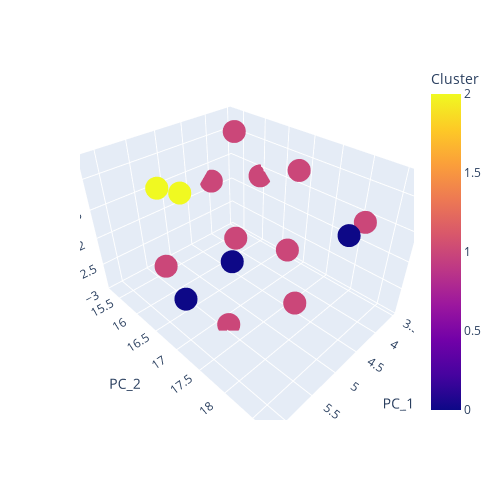

The notebook cell this image was saved under:
### Code cell
# reshape the dataframe for dimensionality reduction
clusters_t_scaled = ts.reshape_df(clusters, ts_settings, scale= True)

# perform dimensionality reduction and plot the clustered data with labels
ts.plot_UMAP(clusters_t_scaled, clusters, ts_settings)

### Figure 1 — Plotly figure (JSON) as saved in the notebook; plotly's stock layout.template omitted (floating-point values rounded to 4 significant figures)
{"data": [{"customdata": [[1], [0], [1], [2], [0], [1], [1], [0], [1], [1], [1], [1], [1], [2], [1]], "hoverlabel": {"namelength": 0}, "hovertemplate": "PC_1=%{x}<br>PC_2=%{y}<br>PC_3=%{z}<br>Cluster=%{marker.color}", "legendgroup": "", "marker": {"color": [1, 0, 1, 2, 0, 1, 1, 0, 1, 1, 1, 1, 1, 2, 1], "coloraxis": "coloraxis", "symbol": "circle"}, "mode": "markers", "name": "", "scene": "scene", "showlegend": false, "type": "scatter3d", "x": [5.455, 6.171, 5.778, 5.277, 5.039, 5.284, 4.042, 4.626, 4.142, 4.386, 3.906, 4.413, 5.663, 5.506, 3.522], "y": [17.21, 17.23, 17.74, 15.46, 18.7, 18.25, 15.28, 16.41, 18.4, 17.48, 15.75, 17.39, 16.05, 16.38, 15.98], "z": [-2.941, -1.947, -0.9568, -1.401, -0.815, -1.922, -1.8, -2.662, -1.199, -0.7109, -0.7927, -2.02, -2.378, -1.035, -1.634]}], "layout": {"coloraxis": {"colorbar": {"title": {"text": "Cluster"}}, "colorscale": [[0, "#0d0887"], [0.1111, "#46039f"], [0.2222, "#7201a8"], [0.3333, "#9c179e"], [0.4444, "#bd3786"], [0.5556, "#d8576b"], [0.6667, "#ed7953"], [0.7778, "#fb9f3a"], [0.8889, "#fdca26"], [1, "#f0f921"]]}, "height": 500, "legend": {"tracegroupgap": 0}, "margin": {"t": 60}, "scene": {"aspectmode": "auto", "aspectratio": {"x": 0.9726, "y": 1.255, "z": 0.8189}, "domain": {"x": [0, 1], "y": [0, 1]}, "xaxis": {"title": {"text": "PC_1"}, "type": "linear"}, "yaxis": {"title": {"text": "PC_2"}, "type": "linear"}, "zaxis": {"title": {"text": "PC_3"}, "type": "linear"}}, "width": 500}}
